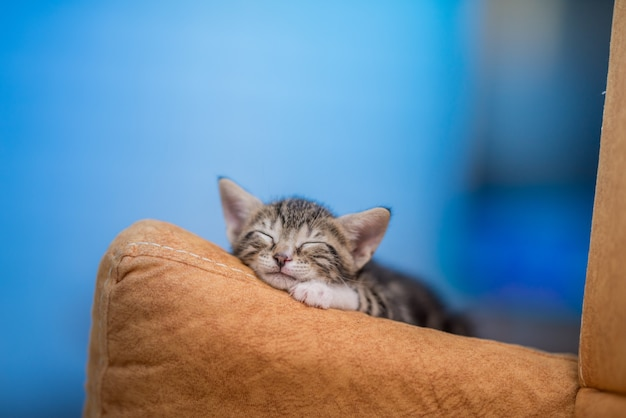
#> input picture lab4/kot.jpg, 626 x 418 px
$ python lab4.py
#> lines starting #> are read from the running program, lines starting #| are printed output that depends on the picture
from PIL import Image
import numpy as np
from PIL import ImageChops
from PIL import ImageStat as stat
import matplotlib.pyplot as plt
from PIL.ImageChops import difference

#Zad1

im = Image.open('kot.jpg').convert('RGB')
#> im is the input picture: PIL image 626x418 RGB; mean R, G, B 106.3, 135.6, 157.5

#Zad2
#a
im_r, im_g, im_b = im.split()

#b
im1 = Image.merge('RGB', (im_b, im_r, im_g))
difference = ImageChops.difference(im1, im)

#c
plt.figure(figsize=(10, 5))
plt.subplot(1, 3, 1)
plt.title('Original Image')
plt.imshow(im)

plt.subplot(1, 3, 2)
plt.title('Merged Image')
plt.imshow(im1)

plt.subplot(1, 3, 3)
plt.title('Difference')
plt.imshow(difference)

plt.savefig('fig1.png')
plt.show()


#Zad3
#a
im2 = Image.merge('RGB', (im_b, im_g, im_r))
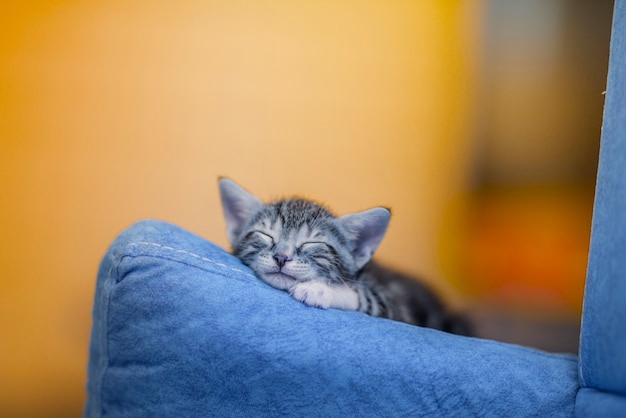
#> im2: PIL image 626x418 RGB; mean R, G, B 157.5, 135.6, 106.3
im2.save('im2.jpg')
im2.save('im2.png')

#b
im2_jpg = Image.open('im2.jpg')
im2_png = Image.open('im2.png')

difference2 = ImageChops.difference(im2_jpg, im2_png)

#c
plt.figure(figsize=(10, 5))
plt.subplot(1, 3, 1)
plt.title('im2.jpg')
plt.imshow(im2_jpg)

plt.subplot(1, 3, 2)
plt.title('im2.png')
plt.imshow(im2_png)

plt.subplot(1, 3, 3)
plt.title('Difference')
plt.imshow(difference2)

plt.savefig('fig2.png')
plt.show()


#Zad4
def recognize_transformation(original, mix):
    original_r, original_g, original_b = original.split()
    mix_r, mix_g, mix_b = mix.split()

    # Check for permutation
    if mix_r == original_r and mix_g == original_g and mix_b == original_b:
        return "No transformation"
    elif mix_r == original_g and mix_g == original_b and mix_b == original_r:
        return "Permutation: RGB -> GBR"
    elif mix_r == original_b and mix_g == original_r and mix_b == original_g:
        return "Permutation: RGB -> BRG"

    # Check for negation
    if ImageChops.invert(original_r) == mix_r:
        return "Negation of Red Channel"
    elif ImageChops.invert(original_g) == mix_g:
        return "Negation of Green Channel"
    elif ImageChops.invert(original_b) == mix_b:
        return "Negation of Blue Channel"

    return "Unknown transformation"

mix = Image.merge('RGB', (im_b, im_r, im_g))
transformation = recognize_transformation(im, mix)
#> transformation = 'Permutation: RGB -> BRG'
print(transformation)
#| Permutation: RGB -> BRG


#Zad5
gray_array = np.random.randint(0, 256, (im.height, im.width), dtype=np.uint8)
im3 = Image.fromarray(gray_array, 'L')
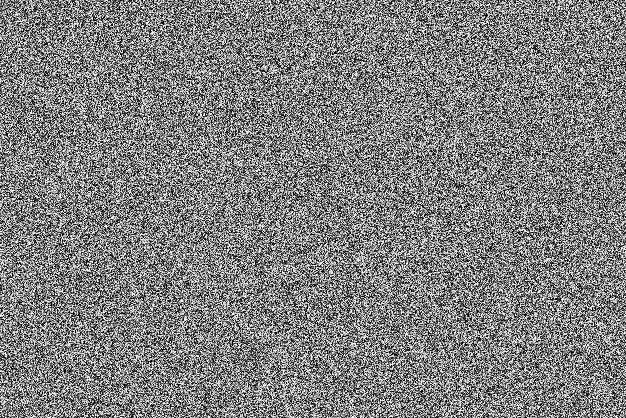
#> im3: PIL image 626x418 L; min 0, max 255, mean 127.4

im_r_gray = Image.merge('RGB', (im3, im_g, im_b))
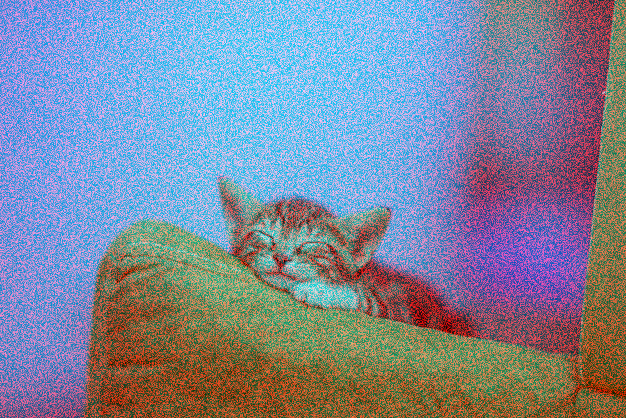
#> im_r_gray: PIL image 626x418 RGB; mean R, G, B 127.4, 135.6, 157.5
im_g_gray = Image.merge('RGB', (im_r, im3, im_b))
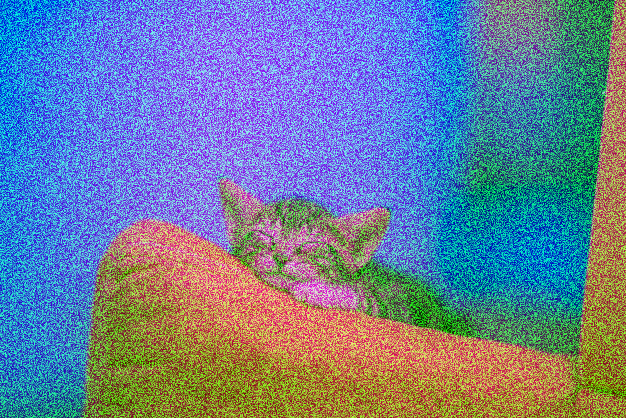
#> im_g_gray: PIL image 626x418 RGB; mean R, G, B 106.3, 127.4, 157.5
im_b_gray = Image.merge('RGB', (im_r, im_g, im3))
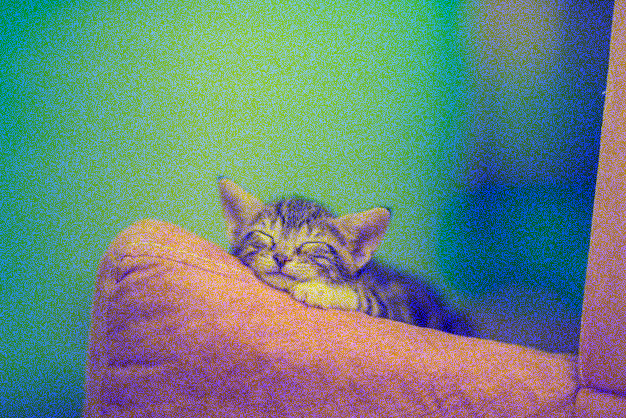
#> im_b_gray: PIL image 626x418 RGB; mean R, G, B 106.3, 135.6, 127.4

plt.figure(figsize=(15, 5))
plt.subplot(1, 3, 1)
plt.title('Red Replaced')
plt.imshow(im_r_gray)

plt.subplot(1, 3, 2)
plt.title('Green Replaced')
plt.imshow(im_g_gray)

plt.subplot(1, 3, 3)
plt.title('Blue Replaced')
plt.imshow(im_b_gray)

plt.savefig('fig4.png')
plt.show()

#Zad6
histogram = im.histogram()
#> histogram = 768 values, max 6419 at index 1, min 0 at index 249, mean 1022.1

plt.figure(figsize=(10, 5))
plt.hist(histogram, bins=256, color='black')
plt.title('Image Histogram')
plt.show()
#> figure, not shown here; tallest bar 100 high, from x = 0 to 25.07

plt.figure(figsize=(15, 5))
for i, color in enumerate(['r', 'g', 'b']):
    plt.subplot(1, 3, i+1)
    plt.hist(im.split()[i].histogram(), bins=256, color=color)
    plt.title(f'{color.upper()} Channel Histogram')

plt.show()
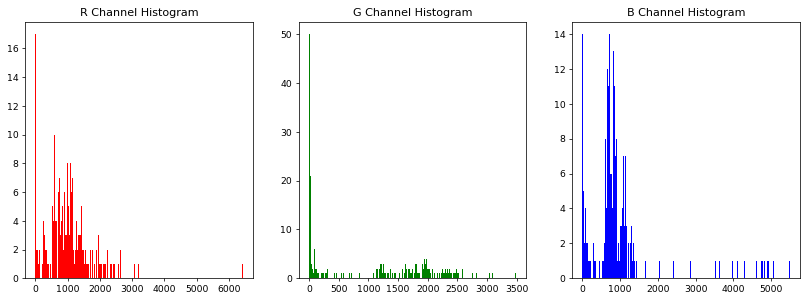
#> figure drawn by matplotlib, 3 panels; panel 1: tallest bar 17 high, from x = 0 to 25.07; panel 2: tallest bar 50 high, from x = 0 to 13.63

green_channel = im.split()[1]
pixel_count = green_channel.histogram()[1]
#> pixel_count = 1
print(f'Pixels with value 1 in green channel: {pixel_count}')
#| Pixels with value 1 in green channel: 1


#Zad7
#a
def are_images_identical(im1, im2):
    if im1.size != im2.size or im1.mode != im2.mode:
        return False
    diff = ImageChops.difference(im1, im2)
    return not diff.getbbox()

identical = are_images_identical(im, im1)
#> identical = False
print(f'Images are identical: {identical}')
#| Images are identical: False

#b
def highlight_differences(im1, im2):
    diff = ImageChops.difference(im1, im2)
    diff = diff.convert('RGB')
    diff = Image.eval(diff, lambda x: 255 if x else 0)
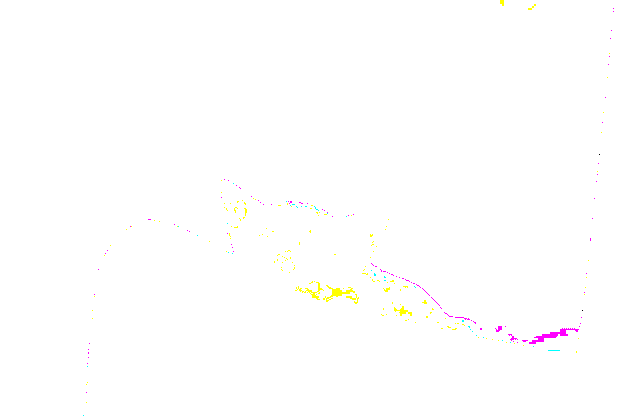
#> diff: PIL image 626x418 RGB; mean R, G, B 254.9, 254.6, 254.3
    return diff

highlighted_diff = highlight_differences(im, im1)
highlighted_diff.show()


#Zad8
#> (the run stopped early here; a loop or call above may not have finished)
